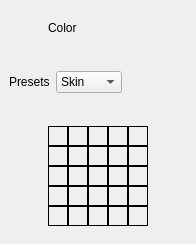
<?xml version="1.0" encoding="UTF-8"?>
<ui version="4.0">
 <class>teColor</class>
 <widget class="QWidget" name="teColor">
  <property name="geometry">
   <rect>
    <x>0</x>
    <y>0</y>
    <width>196</width>
    <height>244</height>
   </rect>
  </property>
  <property name="sizePolicy">
   <sizepolicy hsizetype="Preferred" vsizetype="Expanding">
    <horstretch>0</horstretch>
    <verstretch>0</verstretch>
   </sizepolicy>
  </property>
  <property name="windowTitle">
   <string>Form</string>
  </property>
  <layout class="QGridLayout" name="gridLayout_2">
   <property name="horizontalSpacing">
    <number>0</number>
   </property>
   <property name="margin">
    <number>0</number>
   </property>
   <item row="0" column="0">
    <spacer name="horizontalSpacer_23">
     <property name="orientation">
      <enum>Qt::Horizontal</enum>
     </property>
     <property name="sizeHint" stdset="0">
      <size>
       <width>45</width>
       <height>20</height>
      </size>
     </property>
    </spacer>
   </item>
   <item row="0" column="1">
    <widget class="QFrame" name="fr1">
     <property name="sizePolicy">
      <sizepolicy hsizetype="Preferred" vsizetype="Fixed">
       <horstretch>0</horstretch>
       <verstretch>0</verstretch>
      </sizepolicy>
     </property>
     <layout class="QVBoxLayout" name="verticalLayout">
      <property name="spacing">
       <number>0</number>
      </property>
      <property name="margin">
       <number>0</number>
      </property>
      <item>
       <widget class="QLabel" name="label_82">
        <property name="text">
         <string>Color</string>
        </property>
       </widget>
      </item>
      <item>
       <widget class="ReColorPicker" name="teColorPicker"/>
      </item>
     </layout>
    </widget>
   </item>
   <item row="0" column="2">
    <spacer name="horizontalSpacer_24">
     <property name="orientation">
      <enum>Qt::Horizontal</enum>
     </property>
     <property name="sizeHint" stdset="0">
      <size>
       <width>45</width>
       <height>20</height>
      </size>
     </property>
    </spacer>
   </item>
   <item row="2" column="0">
    <spacer name="horizontalSpacer_25">
     <property name="orientation">
      <enum>Qt::Horizontal</enum>
     </property>
     <property name="sizeHint" stdset="0">
      <size>
       <width>28</width>
       <height>34</height>
      </size>
     </property>
    </spacer>
   </item>
   <item row="2" column="1">
    <layout class="QGridLayout" name="gridLayout">
     <item row="0" column="0">
      <widget class="QLabel" name="clrPreset1_1">
       <property name="minimumSize">
        <size>
         <width>20</width>
         <height>20</height>
        </size>
       </property>
       <property name="maximumSize">
        <size>
         <width>20</width>
         <height>20</height>
        </size>
       </property>
       <property name="styleSheet">
        <string notr="true"/>
       </property>
       <property name="frameShape">
        <enum>QFrame::Box</enum>
       </property>
       <property name="text">
        <string/>
       </property>
      </widget>
     </item>
     <item row="0" column="1">
      <widget class="QLabel" name="clrPreset1_2">
       <property name="minimumSize">
        <size>
         <width>20</width>
         <height>20</height>
        </size>
       </property>
       <property name="maximumSize">
        <size>
         <width>20</width>
         <height>20</height>
        </size>
       </property>
       <property name="frameShape">
        <enum>QFrame::Box</enum>
       </property>
       <property name="text">
        <string/>
       </property>
      </widget>
     </item>
     <item row="0" column="2">
      <widget class="QLabel" name="clrPreset1_3">
       <property name="minimumSize">
        <size>
         <width>20</width>
         <height>20</height>
        </size>
       </property>
       <property name="maximumSize">
        <size>
         <width>20</width>
         <height>20</height>
        </size>
       </property>
       <property name="frameShape">
        <enum>QFrame::Box</enum>
       </property>
       <property name="text">
        <string/>
       </property>
      </widget>
     </item>
     <item row="0" column="3">
      <widget class="QLabel" name="clrPreset1_4">
       <property name="minimumSize">
        <size>
         <width>20</width>
         <height>20</height>
        </size>
       </property>
       <property name="maximumSize">
        <size>
         <width>20</width>
         <height>20</height>
        </size>
       </property>
       <property name="frameShape">
        <enum>QFrame::Box</enum>
       </property>
       <property name="text">
        <string/>
       </property>
      </widget>
     </item>
     <item row="0" column="4">
      <widget class="QLabel" name="clrPreset1_5">
       <property name="minimumSize">
        <size>
         <width>20</width>
         <height>20</height>
        </size>
       </property>
       <property name="maximumSize">
        <size>
         <width>20</width>
         <height>20</height>
        </size>
       </property>
       <property name="frameShape">
        <enum>QFrame::Box</enum>
       </property>
       <property name="text">
        <string/>
       </property>
      </widget>
     </item>
     <item row="1" column="0">
      <widget class="QLabel" name="clrPreset2_1">
       <property name="minimumSize">
        <size>
         <width>20</width>
         <height>20</height>
        </size>
       </property>
       <property name="maximumSize">
        <size>
         <width>20</width>
         <height>20</height>
        </size>
       </property>
       <property name="frameShape">
        <enum>QFrame::Box</enum>
       </property>
       <property name="text">
        <string/>
       </property>
      </widget>
     </item>
     <item row="1" column="1">
      <widget class="QLabel" name="clrPreset2_2">
       <property name="minimumSize">
        <size>
         <width>20</width>
         <height>20</height>
        </size>
       </property>
       <property name="maximumSize">
        <size>
         <width>20</width>
         <height>20</height>
        </size>
       </property>
       <property name="frameShape">
        <enum>QFrame::Box</enum>
       </property>
       <property name="text">
        <string/>
       </property>
      </widget>
     </item>
     <item row="1" column="2">
      <widget class="QLabel" name="clrPreset2_3">
       <property name="minimumSize">
        <size>
         <width>20</width>
         <height>20</height>
        </size>
       </property>
       <property name="maximumSize">
        <size>
         <width>20</width>
         <height>20</height>
        </size>
       </property>
       <property name="frameShape">
        <enum>QFrame::Box</enum>
       </property>
       <property name="text">
        <string/>
       </property>
      </widget>
     </item>
     <item row="1" column="3">
      <widget class="QLabel" name="clrPreset2_4">
       <property name="minimumSize">
        <size>
         <width>20</width>
         <height>20</height>
        </size>
       </property>
       <property name="maximumSize">
        <size>
         <width>20</width>
         <height>20</height>
        </size>
       </property>
       <property name="frameShape">
        <enum>QFrame::Box</enum>
       </property>
       <property name="text">
        <string/>
       </property>
      </widget>
     </item>
     <item row="1" column="4">
      <widget class="QLabel" name="clrPreset2_5">
       <property name="minimumSize">
        <size>
         <width>20</width>
         <height>20</height>
        </size>
       </property>
       <property name="maximumSize">
        <size>
         <width>20</width>
         <height>20</height>
        </size>
       </property>
       <property name="frameShape">
        <enum>QFrame::Box</enum>
       </property>
       <property name="text">
        <string/>
       </property>
      </widget>
     </item>
     <item row="2" column="0">
      <widget class="QLabel" name="clrPreset3_1">
       <property name="minimumSize">
        <size>
         <width>20</width>
         <height>20</height>
        </size>
       </property>
       <property name="maximumSize">
        <size>
         <width>20</width>
         <height>20</height>
        </size>
       </property>
       <property name="frameShape">
        <enum>QFrame::Box</enum>
       </property>
       <property name="text">
        <string/>
       </property>
      </widget>
     </item>
     <item row="2" column="1">
      <widget class="QLabel" name="clrPreset3_2">
       <property name="minimumSize">
        <size>
         <width>20</width>
         <height>20</height>
        </size>
       </property>
       <property name="maximumSize">
        <size>
         <width>20</width>
         <height>20</height>
        </size>
       </property>
       <property name="frameShape">
        <enum>QFrame::Box</enum>
       </property>
       <property name="text">
        <string/>
       </property>
      </widget>
     </item>
     <item row="2" column="2">
      <widget class="QLabel" name="clrPreset3_3">
       <property name="minimumSize">
        <size>
         <width>20</width>
         <height>20</height>
        </size>
       </property>
       <property name="maximumSize">
        <size>
         <width>20</width>
         <height>20</height>
        </size>
       </property>
       <property name="frameShape">
        <enum>QFrame::Box</enum>
       </property>
       <property name="text">
        <string/>
       </property>
      </widget>
     </item>
     <item row="2" column="3">
      <widget class="QLabel" name="clrPreset3_4">
       <property name="minimumSize">
        <size>
         <width>20</width>
         <height>20</height>
        </size>
       </property>
       <property name="maximumSize">
        <size>
         <width>20</width>
         <height>20</height>
        </size>
       </property>
       <property name="frameShape">
        <enum>QFrame::Box</enum>
       </property>
       <property name="text">
        <string/>
       </property>
      </widget>
     </item>
     <item row="2" column="4">
      <widget class="QLabel" name="clrPreset3_5">
       <property name="minimumSize">
        <size>
         <width>20</width>
         <height>20</height>
        </size>
       </property>
       <property name="maximumSize">
        <size>
         <width>20</width>
         <height>20</height>
        </size>
       </property>
       <property name="frameShape">
        <enum>QFrame::Box</enum>
       </property>
       <property name="text">
        <string/>
       </property>
      </widget>
     </item>
     <item row="3" column="0">
      <widget class="QLabel" name="clrPreset4_1">
       <property name="minimumSize">
        <size>
         <width>20</width>
         <height>20</height>
        </size>
       </property>
       <property name="maximumSize">
        <size>
         <width>20</width>
         <height>20</height>
        </size>
       </property>
       <property name="frameShape">
        <enum>QFrame::Box</enum>
       </property>
       <property name="text">
        <string/>
       </property>
      </widget>
     </item>
     <item row="3" column="1">
      <widget class="QLabel" name="clrPreset4_2">
       <property name="minimumSize">
        <size>
         <width>20</width>
         <height>20</height>
        </size>
       </property>
       <property name="maximumSize">
        <size>
         <width>20</width>
         <height>20</height>
        </size>
       </property>
       <property name="frameShape">
        <enum>QFrame::Box</enum>
       </property>
       <property name="text">
        <string/>
       </property>
      </widget>
     </item>
     <item row="3" column="2">
      <widget class="QLabel" name="clrPreset4_3">
       <property name="minimumSize">
        <size>
         <width>20</width>
         <height>20</height>
        </size>
       </property>
       <property name="maximumSize">
        <size>
         <width>20</width>
         <height>20</height>
        </size>
       </property>
       <property name="frameShape">
        <enum>QFrame::Box</enum>
       </property>
       <property name="text">
        <string/>
       </property>
      </widget>
     </item>
     <item row="3" column="3">
      <widget class="QLabel" name="clrPreset4_4">
       <property name="minimumSize">
        <size>
         <width>20</width>
         <height>20</height>
        </size>
       </property>
       <property name="maximumSize">
        <size>
         <width>20</width>
         <height>20</height>
        </size>
       </property>
       <property name="frameShape">
        <enum>QFrame::Box</enum>
       </property>
       <property name="text">
        <string/>
       </property>
      </widget>
     </item>
     <item row="3" column="4">
      <widget class="QLabel" name="clrPreset4_5">
       <property name="minimumSize">
        <size>
         <width>20</width>
         <height>20</height>
        </size>
       </property>
       <property name="maximumSize">
        <size>
         <width>20</width>
         <height>20</height>
        </size>
       </property>
       <property name="frameShape">
        <enum>QFrame::Box</enum>
       </property>
       <property name="text">
        <string/>
       </property>
      </widget>
     </item>
     <item row="4" column="0">
      <widget class="QLabel" name="clrPreset5_1">
       <property name="minimumSize">
        <size>
         <width>20</width>
         <height>20</height>
        </size>
       </property>
       <property name="maximumSize">
        <size>
         <width>20</width>
         <height>20</height>
        </size>
       </property>
       <property name="frameShape">
        <enum>QFrame::Box</enum>
       </property>
       <property name="text">
        <string/>
       </property>
      </widget>
     </item>
     <item row="4" column="1">
      <widget class="QLabel" name="clrPreset5_2">
       <property name="minimumSize">
        <size>
         <width>20</width>
         <height>20</height>
        </size>
       </property>
       <property name="maximumSize">
        <size>
         <width>20</width>
         <height>20</height>
        </size>
       </property>
       <property name="frameShape">
        <enum>QFrame::Box</enum>
       </property>
       <property name="text">
        <string/>
       </property>
      </widget>
     </item>
     <item row="4" column="2">
      <widget class="QLabel" name="clrPreset5_3">
       <property name="minimumSize">
        <size>
         <width>20</width>
         <height>20</height>
        </size>
       </property>
       <property name="maximumSize">
        <size>
         <width>20</width>
         <height>20</height>
        </size>
       </property>
       <property name="frameShape">
        <enum>QFrame::Box</enum>
       </property>
       <property name="text">
        <string/>
       </property>
      </widget>
     </item>
     <item row="4" column="3">
      <widget class="QLabel" name="clrPreset5_4">
       <property name="minimumSize">
        <size>
         <width>20</width>
         <height>20</height>
        </size>
       </property>
       <property name="maximumSize">
        <size>
         <width>20</width>
         <height>20</height>
        </size>
       </property>
       <property name="frameShape">
        <enum>QFrame::Box</enum>
       </property>
       <property name="text">
        <string/>
       </property>
      </widget>
     </item>
     <item row="4" column="4">
      <widget class="QLabel" name="clrPreset5_5">
       <property name="minimumSize">
        <size>
         <width>20</width>
         <height>20</height>
        </size>
       </property>
       <property name="maximumSize">
        <size>
         <width>20</width>
         <height>20</height>
        </size>
       </property>
       <property name="frameShape">
        <enum>QFrame::Box</enum>
       </property>
       <property name="text">
        <string/>
       </property>
      </widget>
     </item>
    </layout>
   </item>
   <item row="2" column="2">
    <spacer name="horizontalSpacer_26">
     <property name="orientation">
      <enum>Qt::Horizontal</enum>
     </property>
     <property name="sizeHint" stdset="0">
      <size>
       <width>28</width>
       <height>34</height>
      </size>
     </property>
    </spacer>
   </item>
   <item row="1" column="0" colspan="3">
    <widget class="QFrame" name="fr2">
     <property name="sizePolicy">
      <sizepolicy hsizetype="Preferred" vsizetype="Fixed">
       <horstretch>0</horstretch>
       <verstretch>0</verstretch>
      </sizepolicy>
     </property>
     <layout class="QHBoxLayout" name="horizontalLayout_6">
      <item>
       <widget class="QLabel" name="label">
        <property name="text">
         <string>Presets</string>
        </property>
       </widget>
      </item>
      <item>
       <widget class="QComboBox" name="presetSelector">
        <item>
         <property name="text">
          <string>Skin</string>
         </property>
        </item>
        <item>
         <property name="text">
          <string>Hair</string>
         </property>
        </item>
        <item>
         <property name="text">
          <string>Wood</string>
         </property>
        </item>
        <item>
         <property name="text">
          <string>Plastic</string>
         </property>
        </item>
       </widget>
      </item>
      <item>
       <spacer name="horizontalSpacer">
        <property name="orientation">
         <enum>Qt::Horizontal</enum>
        </property>
        <property name="sizeHint" stdset="0">
         <size>
          <width>40</width>
          <height>20</height>
         </size>
        </property>
       </spacer>
      </item>
     </layout>
    </widget>
   </item>
  </layout>
  <zorder>horizontalSpacer_24</zorder>
  <zorder>horizontalSpacer_23</zorder>
  <zorder>horizontalSpacer_25</zorder>
  <zorder>horizontalSpacer_26</zorder>
 </widget>
 <customwidgets>
  <customwidget>
   <class>ReColorPicker</class>
   <extends>QWidget</extends>
   <header>ReColorPicker.h</header>
  </customwidget>
 </customwidgets>
 <resources/>
 <connections/>
</ui>
